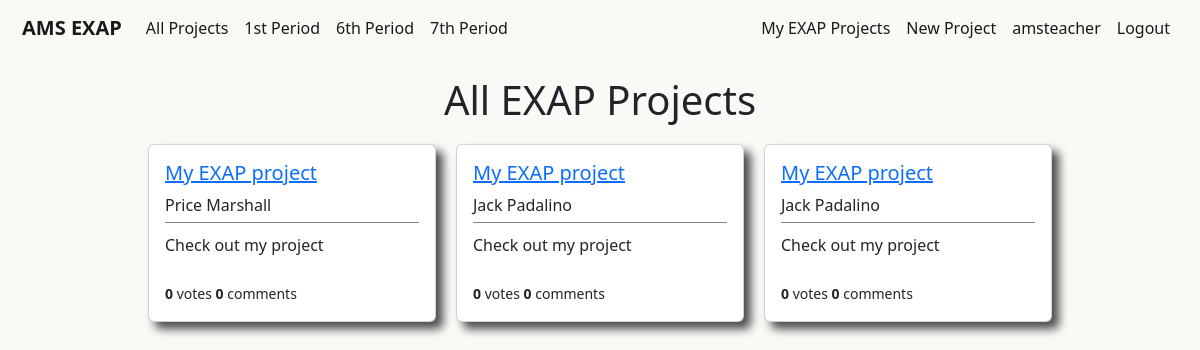
Before: /users/projects/ (signed in) with the older database file.
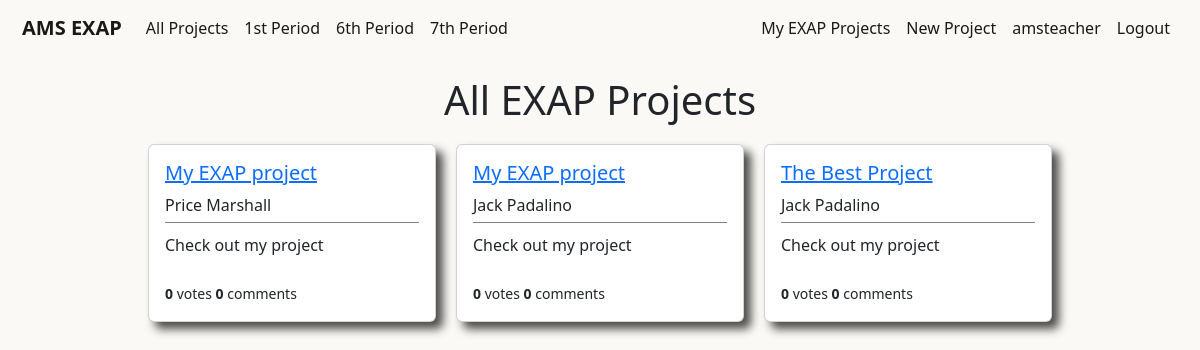
After: the same page with the newer database file.
### users/models.py (models this page shows, shortened)
class Project(models.Model):
    student = models.ForeignKey(User,on_delete=models.CASCADE)
    period = models.IntegerField(choices=periods,default=1)
    liked = models.ManyToManyField(User,default=None,blank=True,related_name='likes')
    video_URL = models.CharField(max_length=1000,default=None,blank=True)
    title = models.CharField(max_length=50,default='My EXAP project')
    blurb = models.CharField(max_length=100,default='Check out my project')
    description = models.TextField(default="I haven't written my project description yet, but trust me it will be awesome!")

### users/views.py (the view)
# urls.py: path('projects/',AllProjectListView.as_view(),name='users-studentprojects'),
class AllProjectListView(ListView):
    model = Project
    template_name = 'users/allstudentprojects.html'
    context_object_name = 'projects'

### users/templates/users/allstudentprojects.html
{% extends 'main/base.html' %}
{% block content %}
<div class='page-title'>
    <h1>All EXAP Projects</h1>
</div>
{% if user.is_authenticated %}
    <div class='container'>
        {% for project in projects %}
            <div class="card project-card" style="width: 18rem;">
                <div class="card-body project-card-body">
                    <h5><a class="article-title" href="{% url 'project-details' project.pk %}">{{ project.title }}</a></h5>
                    <h8 class="card-title project-card-student">{{ project.student.first_name }} {{ project.student.last_name }}</h8>
                    <div class='project-card-blurb'>
                        <p class="card-text project-card-text">{{ project.blurb }}</p>
                    </div>
                    <br>
                    <small><b>{{ project.liked.all.count }}</b> votes <b>{{ project.comments.all.count }}</b> comments</small>
                </div>
            </div>
        {% endfor %}
    </div>
{% endif %}
{% endblock content %}

Changed rows visible on the page:
changed Project: title "My EXAP project" → "The Best Project"
